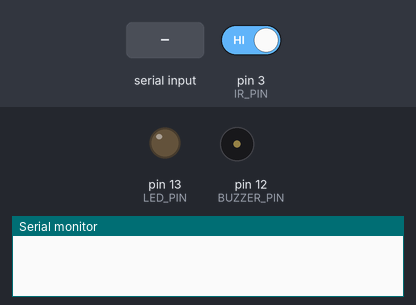
Simulated run of this sketch. Board: Arduino Uno, built with avr-gcc and run on an emulated ATmega328P. On the bench: output pins drawn as LEDs (lit = HIGH), buzzer (waves = sounding), the last lines printed to the serial monitor. The test bench sets the inputs (shaded band); at power-on: pin 3 (IR_PIN) HIGH.

Above: at 1.2 s.
1.3 s: "90,45\n" received over the second serial link
At 2.45 s:
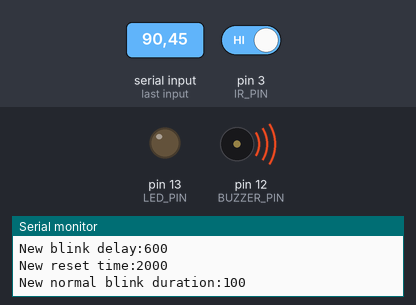
Timing chart, 0 to 4.3 s (numbered marks = the images above; inputs shaded):
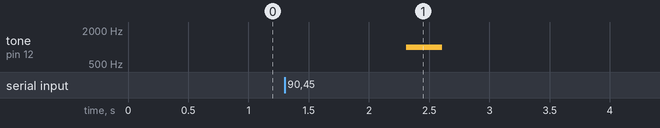

The sketch:

main.ino
```cpp
#include <SoftwareSerial.h>

#define IR_PIN 3
#define LED_PIN 13
#define BUZZER_PIN 12
#define BUZZER_FREQ 1000

int BLINK_DELAY = 600;
int NORMAL_BLINK_DURATION=100;
int RESET_TIME = 2000;

long int blink_duration;
long int blink_start_time, blink_end_time;
long int unblink_start_time;
int ir_new, ir_old;
bool is_reset_send = false;
bool data_send = false;
SoftwareSerial BTSerial(8, 9); // Rx,Tx

void setup()
{
    ir_old = 1;
    unblink_start_time = millis();
    pinMode(IR_PIN, INPUT);
    pinMode(LED_PIN, OUTPUT);
    Serial.begin(9600);
    BTSerial.begin(9600);
}

void loop()
{
  if (BTSerial.available() > 0) // Check if some data recieved from application layer
    {
      String message=BTSerial.readString();
      int option=message.charAt(2)-'0';
      int value=message.substring(4,message.length()).toInt();
      if (option == 0) // BLINK_DELAY
      {
          BLINK_DELAY = value;
          makeNoise(300);
      }
      else if (option == 1) // RESET_TIME
      {
          RESET_TIME = value;
          makeNoise(300);
      }
      else if(option==2) //To make confirmation beep by patient
      {
        makeNoise(100);
        delay(100);
        makeNoise(100);
      }
      else if(option==3){
        NORMAL_BLINK_DURATION=value;
        makeNoise(300);
      }
      Serial.print("New blink delay:");
      Serial.println(BLINK_DELAY);
      Serial.print("New reset time:");
      Serial.println(RESET_TIME);
      Serial.print("New normal blink duration:");
      Serial.println(NORMAL_BLINK_DURATION);
    }


  int ir_new=digitalRead(IR_PIN);

  if(ir_new==LOW)//if eye is closed
  {
    if (ir_old == HIGH) // if eye was previously open
        {
            is_reset_send = false;
            blink_start_time = millis();
        }
  }
  else //if eye is open
  {
    if(ir_old==LOW)// if previously eye was closed
    {
      blink_end_time=millis();
      blink_duration=blink_end_time-blink_start_time;
      unblink_start_time=blink_end_time;

      if(blink_duration<=BLINK_DELAY && blink_duration>NORMAL_BLINK_DURATION) //if short blink
      {
        BTSerial.write((uint8_t)0);
        makeNoise(100);
      }
      else if(blink_duration>BLINK_DELAY)
      {
        BTSerial.write((uint8_t)1);
        makeNoise(100);
      }
    }
    if ((millis() - unblink_start_time >= RESET_TIME) && !is_reset_send) // if eye is idle for RESET_TIME sec, then evaluate the message
    {
      BTSerial.write((uint8_t)2);
      is_reset_send = true;
      makeNoise(300);
    }
  }

  ir_old=ir_new;
}

void makeNoise(int ms)
{
    tone(BUZZER_PIN, BUZZER_FREQ);
    delay(ms);
    noTone(BUZZER_PIN);
}
```
